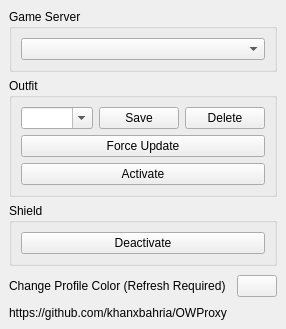
<?xml version="1.0" encoding="UTF-8"?>
<ui version="4.0">
 <class>MainWindow</class>
 <widget class="QMainWindow" name="MainWindow">
  <property name="geometry">
   <rect>
    <x>0</x>
    <y>0</y>
    <width>271</width>
    <height>311</height>
   </rect>
  </property>
  <property name="sizePolicy">
   <sizepolicy hsizetype="Expanding" vsizetype="Expanding">
    <horstretch>0</horstretch>
    <verstretch>0</verstretch>
   </sizepolicy>
  </property>
  <property name="windowTitle">
   <string>OWProxy</string>
  </property>
  <property name="windowIcon">
   <iconset resource="resource.qrc">
    <normaloff>:/images/icon.ico</normaloff>:/images/icon.ico</iconset>
  </property>
  <widget class="QWidget" name="centralwidget">
   <property name="sizePolicy">
    <sizepolicy hsizetype="Expanding" vsizetype="Expanding">
     <horstretch>0</horstretch>
     <verstretch>0</verstretch>
    </sizepolicy>
   </property>
   <layout class="QVBoxLayout" name="verticalLayout_3">
    <item>
     <widget class="QGroupBox" name="groupBox_2">
      <property name="sizePolicy">
       <sizepolicy hsizetype="Expanding" vsizetype="Expanding">
        <horstretch>0</horstretch>
        <verstretch>0</verstretch>
       </sizepolicy>
      </property>
      <property name="title">
       <string>Game Server</string>
      </property>
      <layout class="QHBoxLayout" name="horizontalLayout_3">
       <item>
        <layout class="QHBoxLayout" name="horizontalLayout">
         <item>
          <widget class="QComboBox" name="gamehostSelectBox">
           <property name="sizePolicy">
            <sizepolicy hsizetype="Expanding" vsizetype="Expanding">
             <horstretch>0</horstretch>
             <verstretch>0</verstretch>
            </sizepolicy>
           </property>
          </widget>
         </item>
        </layout>
       </item>
      </layout>
     </widget>
    </item>
    <item>
     <widget class="QGroupBox" name="groupBox">
      <property name="sizePolicy">
       <sizepolicy hsizetype="Expanding" vsizetype="Expanding">
        <horstretch>0</horstretch>
        <verstretch>0</verstretch>
       </sizepolicy>
      </property>
      <property name="title">
       <string>Outfit</string>
      </property>
      <layout class="QVBoxLayout" name="verticalLayout">
       <item>
        <layout class="QHBoxLayout" name="horizontalLayout_2">
         <item>
          <widget class="QComboBox" name="outfitSelectBox">
           <property name="sizePolicy">
            <sizepolicy hsizetype="Expanding" vsizetype="Expanding">
             <horstretch>0</horstretch>
             <verstretch>0</verstretch>
            </sizepolicy>
           </property>
           <property name="editable">
            <bool>true</bool>
           </property>
          </widget>
         </item>
         <item>
          <widget class="QPushButton" name="outfitSaveBtn">
           <property name="sizePolicy">
            <sizepolicy hsizetype="Expanding" vsizetype="Expanding">
             <horstretch>0</horstretch>
             <verstretch>0</verstretch>
            </sizepolicy>
           </property>
           <property name="text">
            <string>Save</string>
           </property>
          </widget>
         </item>
         <item>
          <widget class="QPushButton" name="outfitDeleteBtn">
           <property name="sizePolicy">
            <sizepolicy hsizetype="Expanding" vsizetype="Expanding">
             <horstretch>0</horstretch>
             <verstretch>0</verstretch>
            </sizepolicy>
           </property>
           <property name="text">
            <string>Delete</string>
           </property>
          </widget>
         </item>
        </layout>
       </item>
       <item>
        <widget class="QPushButton" name="forceUpdateBtn">
         <property name="sizePolicy">
          <sizepolicy hsizetype="Expanding" vsizetype="Expanding">
           <horstretch>0</horstretch>
           <verstretch>0</verstretch>
          </sizepolicy>
         </property>
         <property name="text">
          <string>Force Update</string>
         </property>
        </widget>
       </item>
       <item>
        <widget class="QPushButton" name="outfitActivateBtn">
         <property name="sizePolicy">
          <sizepolicy hsizetype="Expanding" vsizetype="Expanding">
           <horstretch>0</horstretch>
           <verstretch>0</verstretch>
          </sizepolicy>
         </property>
         <property name="text">
          <string>Activate</string>
         </property>
         <property name="checkable">
          <bool>true</bool>
         </property>
        </widget>
       </item>
      </layout>
     </widget>
    </item>
    <item>
     <widget class="QGroupBox" name="groupBox_3">
      <property name="sizePolicy">
       <sizepolicy hsizetype="Expanding" vsizetype="Expanding">
        <horstretch>0</horstretch>
        <verstretch>0</verstretch>
       </sizepolicy>
      </property>
      <property name="title">
       <string>Shield</string>
      </property>
      <layout class="QVBoxLayout" name="verticalLayout_2">
       <item>
        <widget class="QPushButton" name="shieldActivateBtn">
         <property name="sizePolicy">
          <sizepolicy hsizetype="Expanding" vsizetype="Expanding">
           <horstretch>0</horstretch>
           <verstretch>0</verstretch>
          </sizepolicy>
         </property>
         <property name="text">
          <string>Deactivate</string>
         </property>
         <property name="checkable">
          <bool>true</bool>
         </property>
        </widget>
       </item>
      </layout>
     </widget>
    </item>
    <item>
     <layout class="QHBoxLayout" name="horizontalLayout_4">
      <property name="topMargin">
       <number>3</number>
      </property>
      <property name="bottomMargin">
       <number>3</number>
      </property>
      <item>
       <widget class="QLabel" name="label_2">
        <property name="sizePolicy">
         <sizepolicy hsizetype="Expanding" vsizetype="Expanding">
          <horstretch>0</horstretch>
          <verstretch>0</verstretch>
         </sizepolicy>
        </property>
        <property name="text">
         <string>Change Profile Color (Refresh Required)</string>
        </property>
       </widget>
      </item>
      <item>
       <widget class="QPushButton" name="profileColorBtn">
        <property name="sizePolicy">
         <sizepolicy hsizetype="Minimum" vsizetype="Minimum">
          <horstretch>0</horstretch>
          <verstretch>0</verstretch>
         </sizepolicy>
        </property>
        <property name="styleSheet">
         <string notr="true">QPushButton {
    image: url(&quot;:/images/color.png&quot;);
}</string>
        </property>
        <property name="text">
         <string/>
        </property>
       </widget>
      </item>
     </layout>
    </item>
    <item>
     <widget class="QLabel" name="label">
      <property name="sizePolicy">
       <sizepolicy hsizetype="Expanding" vsizetype="Expanding">
        <horstretch>0</horstretch>
        <verstretch>0</verstretch>
       </sizepolicy>
      </property>
      <property name="text">
       <string>https://github.com/khanxbahria/OWProxy</string>
      </property>
      <property name="textFormat">
       <enum>Qt::MarkdownText</enum>
      </property>
      <property name="openExternalLinks">
       <bool>true</bool>
      </property>
      <property name="textInteractionFlags">
       <set>Qt::TextBrowserInteraction</set>
      </property>
     </widget>
    </item>
   </layout>
  </widget>
  <action name="actionAbout">
   <property name="text">
    <string>About</string>
   </property>
  </action>
 </widget>
 <resources>
  <include location="resource.qrc"/>
 </resources>
 <connections/>
</ui>
